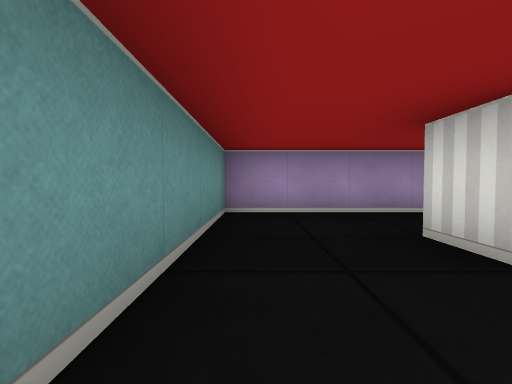
[1] (above)

16 first-person views from a walk through a cub3D ray-caster map. The camera is about half as high as the walls, tilts 2° down and sees 85° across. The floor is counted in squares. Each view is taken from the middle of a square. On the plan, view 1 faces up. The plan holds only what a view shows up to about 9 squares ahead; the rest is blank.

[2]
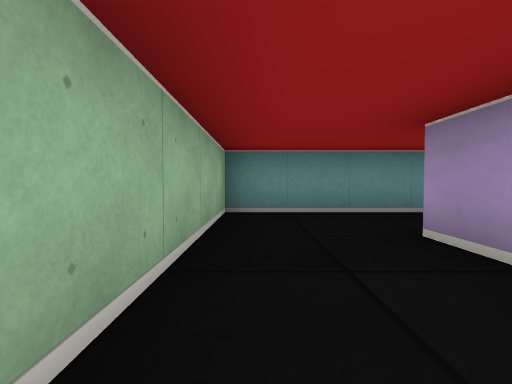

[3]
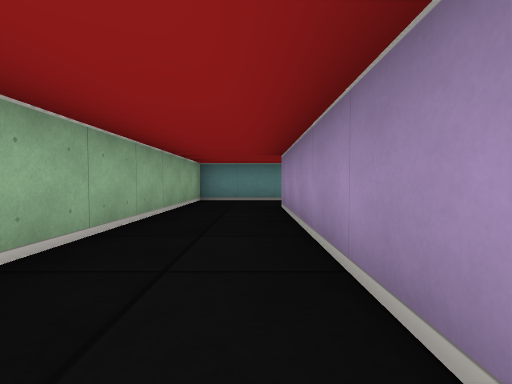

[4]
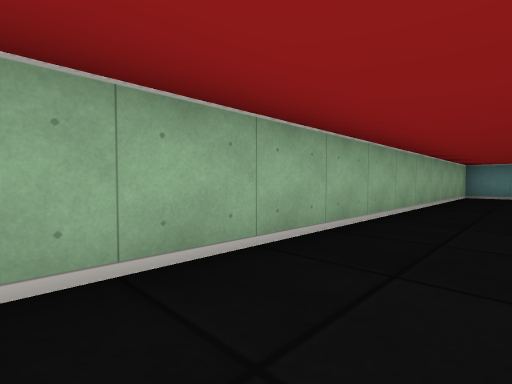

[5]
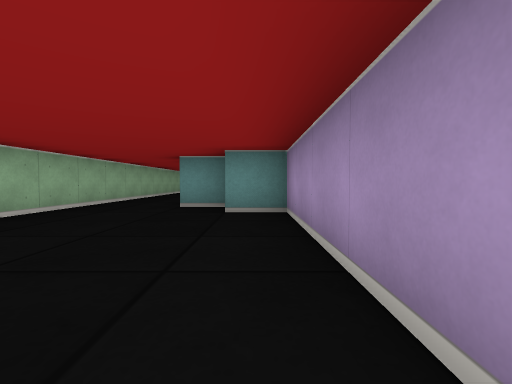

[6]
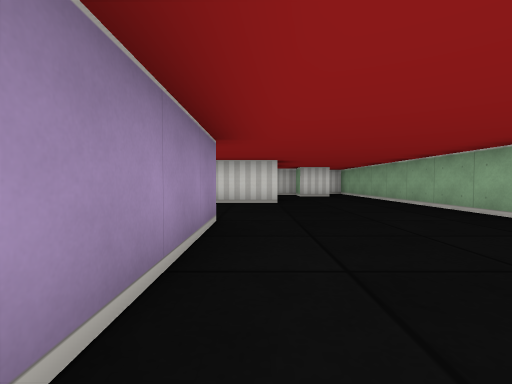

[7]
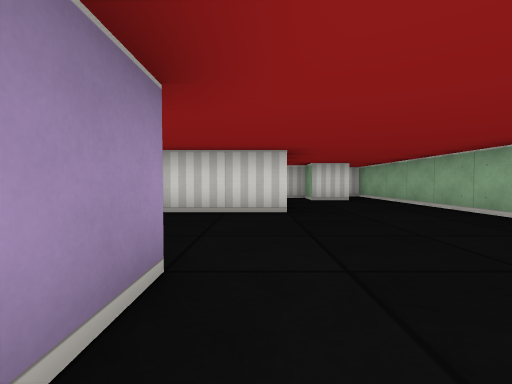

[8]
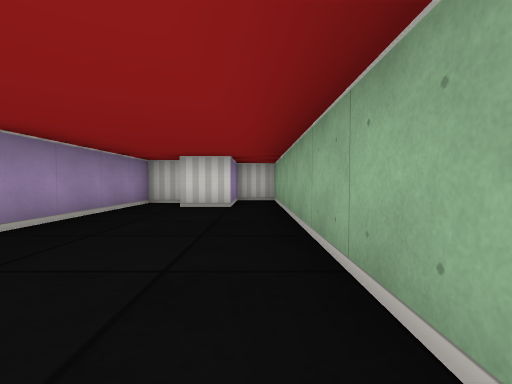

[9]
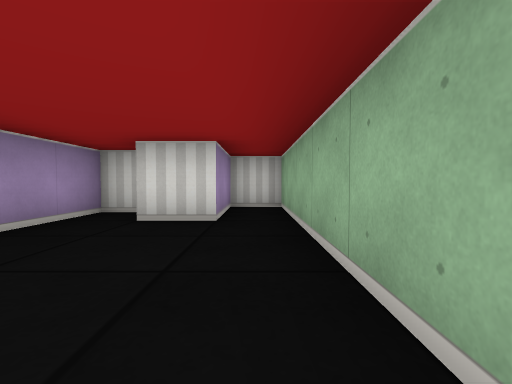

[10]
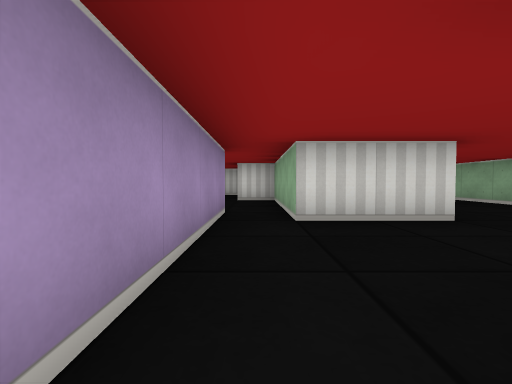

[11]
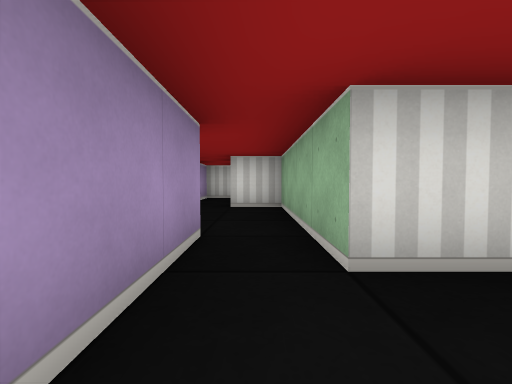

[12]
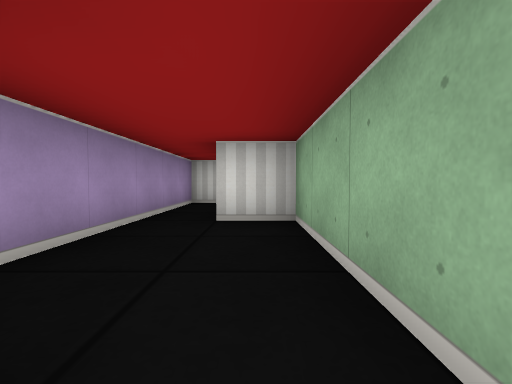

[13]
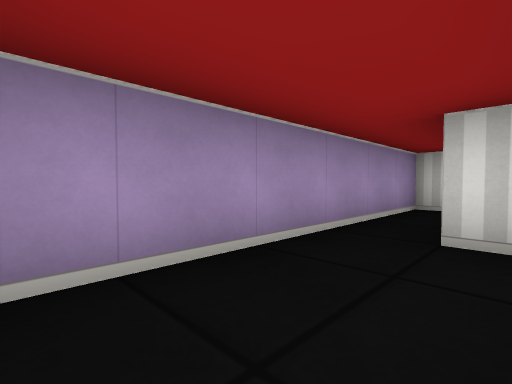

[14]
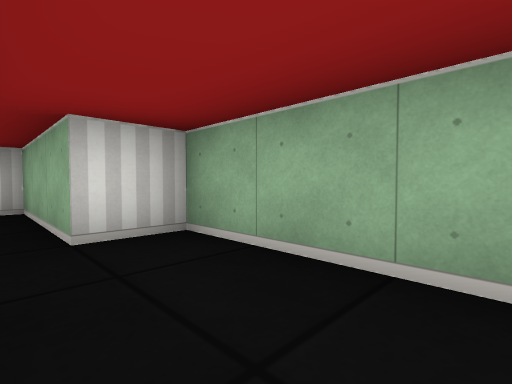

[15]
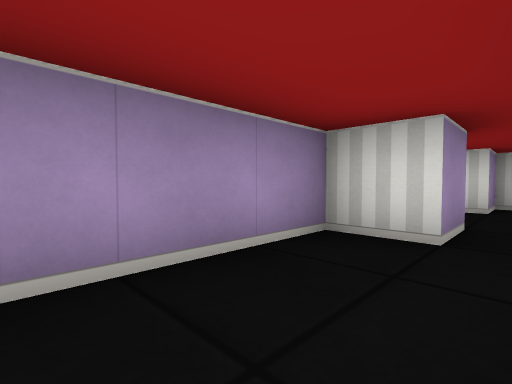

[16]
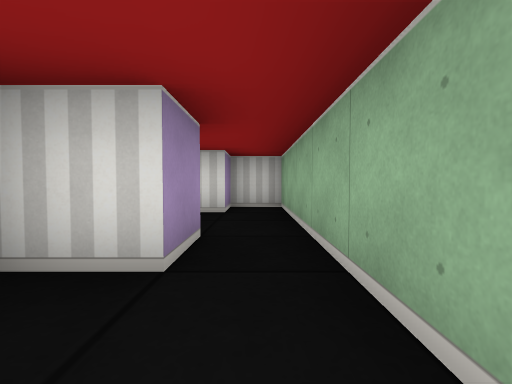

### Floor plan
Ten units are one square. View 1 is at (0, 0); x grows to the right and y downward. Boxes are objects, and circles mark ways between rooms. Rooms are numbered by the first view taken in them; rooms with no view inside come last. Other rooms are left out.
<svg viewBox="-10 -70 240 80">
<path fill="none" stroke="#000" d="M125 -35 85 -35 85 -25M128 5 205 5 205 -5 185 -5 185 -15 195 -15 195 -25 155 -25 155 -45M75 -25 75 -15M65 -15 15 -15 15 -25M155 -55 125 -55M-5 -25 -5 5 100 5M165 -55 155 -55M155 -45 195 -45 195 -55 225 -55 225 -65 170 -65M25 -25 75 -25 75 -35M46 -35 35 -35 35 -45 -5 -45 -5 -25M65 -35 65 -40"/>
<circle cx="150" cy="-50" r="3" fill="#2a7"/>
<circle cx="5" cy="-20" r="3" fill="#2a7"/>
<text x="110" y="-20">1</text>
<text x="190" y="-60">2</text>
<text x="30" y="-40">3</text>
</svg>
Room 1 opens to room 2. Room 1 opens to room 3.

Where each view was taken, in squares from view 1:
view 1: 0 up, 0 right, facing up
view 2: 0 up, 4 right, facing left
view 3: 1 up, 7 right, facing left
view 4: 1 up, 10 right, facing down-left
view 5: 3 up, 13 right, facing left
view 6: 3 up, 9 right, facing right
view 7: 3 up, 11 right, facing right
view 8: 0 up, 13 right, facing right
view 9: 0 up, 15 right, facing right
view 10: 5 up, 12 right, facing right
view 11: 5 up, 14 right, facing right
view 12: 5 up, 16 right, facing right
view 13: 5 up, 17 right, facing up-right
view 14: 6 up, 17 right, facing down-right
view 15: 3 up, 1 right, facing up-right
view 16: 3 up, 2 right, facing right
